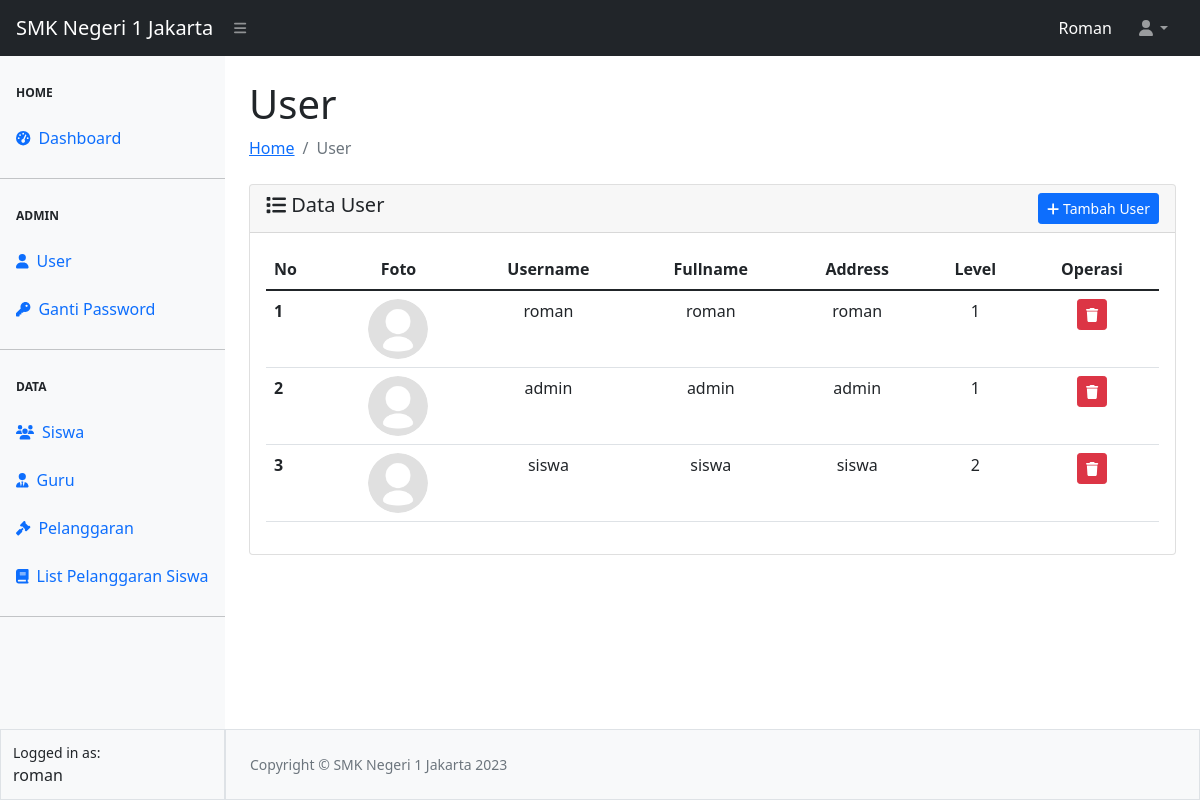
Screenshot of /user/user.php (signed in) with the database file from the repository.
### tables this page shows
CREATE TABLE `tbl_user` (
  `id_user` int(111) NOT NULL,
  `username` varchar(50) NOT NULL,
  `fullname` varchar(256) NOT NULL,
  `password` varchar(128) NOT NULL,
  `address` varchar(128) NOT NULL,
  `level` int(1) NOT NULL COMMENT '1-Administrator\r\n2-Visitor',
  `foto` varchar(128) NOT NULL
);

### config.php (called while the page is built, shortened)
<?php
$koneksi = mysqli_connect("localhost", "root", "", "smkn1");
$main_url = "http://localhost/smkn1/";
function getData($sql)
{
    global $koneksi;
    $result = mysqli_query($koneksi, $sql);
    $rows = [];
    while ($row = mysqli_fetch_assoc($result)) {
        $rows[] = $row;
    }
    return $rows;
}
function userLogin()
{
    $userActive = $_SESSION['ssUser'];
    $dataUser = getData("SELECT * FROM tbl_user WHERE username = '$userActive'")[0];
    return $dataUser;
}

### user/user.php (the view, shortened to what this page needs)
<?php
require_once "../config.php";
require_once "../template/header.php";
require_once "../template/navbar.php";
require_once "../template/sidebar.php";
?>
<?php
if (userLogin()['level'] != 2) {
    ?>
    <div id="layoutSidenav_content">
        <main>
            <div class="container-fluid px-4">
                <h1 class="mt-4">User</h1>
                <ol class="breadcrumb mb-4">
                    <li class="breadcrumb-item"><a href="../index.php">Home</a></li>
                    <li class="breadcrumb-item active">User</li>
                </ol>
                <div class="card">
                    <div class="card-header">
                        <span class="h5 my-2"><i class="fa-solid fa-list"></i> Data User</span>
                        <a href="<?= $main_url ?>user/add-user.php" class="btn btn-sm btn-primary float-end"><i
                                class="fa-solid fa-plus"></i> Tambah User</a>
                    </div>
                    <div class="card-body">
                        <table class="table table-hover" id="datatablesSimple">
                            <thead>
                                <tr>
                                    <th scope="col">No</th>
                                    <th scope="col">
                                        <center>Foto</center>
                                    </th>
                                    <th scope="col">
                                        <center>Username</center>
                                    </th>
                                    <th scope="col">
                                        <center>Fullname</center>
                                    </th>
                                    <th scope="col">
                                        <center>Address</center>
                                    </th>
                                    <th scope="col">
                                        <center>Level</center>
                                    </th>
                                    <th scope="col">
                                        <center>Operasi</center>
                                    </th>
                                </tr>
                            </thead>
                            <tbody>
                                <?php
                                $no = 1;
                                $queryUser = mysqli_query($koneksi, "SELECT * FROM tbl_user");
                                while ($data = mysqli_fetch_array($queryUser)) { ?>
                                    <tr>
                                        <th scope="row">
                                            <?= $no++ ?>
                                        </th>
                                        <td>
                                            <center> <img src="../asset/image/<?= $data['foto'] ?>" class="rounded-circle"
                                                    alt="foto guru" width="60px"></center>
                                        </td>
                                        <td>
                                            <center>
                                                <?= $data['username'] ?>
                                            </center>
                                        </td>
                                        <td>
                                            <center>
                                                <?= $data['fullname'] ?>
                                            </center>
                                        </td>
                                        <td>
                                            <center>
                                                <?= $data['address'] ?>
                                            </center>
                                        </td>
                                        <td>
                                            <center>
                                                <?= $data['level'] ?>
                                            </center>
                                        </td>
                                        <td>
                                            <center>
                                                <a href="hapus-user.php?username=<?= $data['username'] ?>&foto=<?= $data['foto'] ?>"
                                                    class="btn btn-sm btn-danger" title="Hapus User"
                                                    onclick="return confirm('Anda yakin akan menghapus data ini ?')"><i
                                                        class="fa-solid fa-trash"></i></a>
                                            </center>
                                        </td>
                                    </tr>
                                <?php } ?>
                            </tbody>
                        </table>
                    </div>
                </div>
            </div>
        </main>
    <?php } ?>
    <?php
    require_once "../template/footer.php";
    ?>

### rows the page displays
tbl_user: foto (placeholder picture), username "roman", fullname "roman", address "roman", level "1"
tbl_user: foto (placeholder picture), username "admin", fullname "admin", address "admin", level "1"
tbl_user: foto (placeholder picture), username "siswa", fullname "siswa", address "siswa", level "2"

### other values shown
$_SESSION["ssUser"] "Roman"
$_SESSION["ssUser"] "roman"
